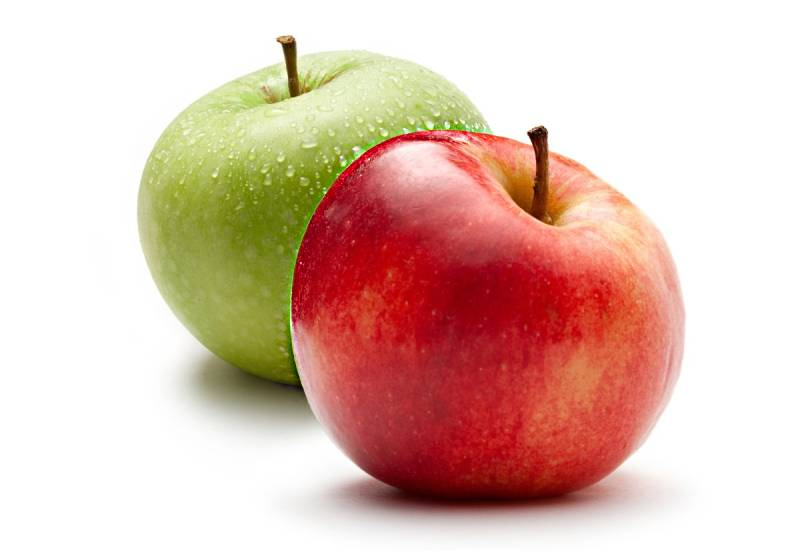
%> input picture image.jpg, 800 x 551 px
$ octave praka.m   (GNU Octave 9; MATLAB toolbox functions it lacks are replaced by stand-ins)
%> lines starting %> are read from the running program, lines starting %| are printed output that depends on the picture
pkg load image
pkg load geometry

im = imread('image.jpg');
%> im is the input picture: size 551x800x3 uint8; mean R, G, B 223.7, 191.6, 179.2
im_bw=(double(im(:,:,1))+double(im(:,:,2))+double(im(:,:,3)))/3;
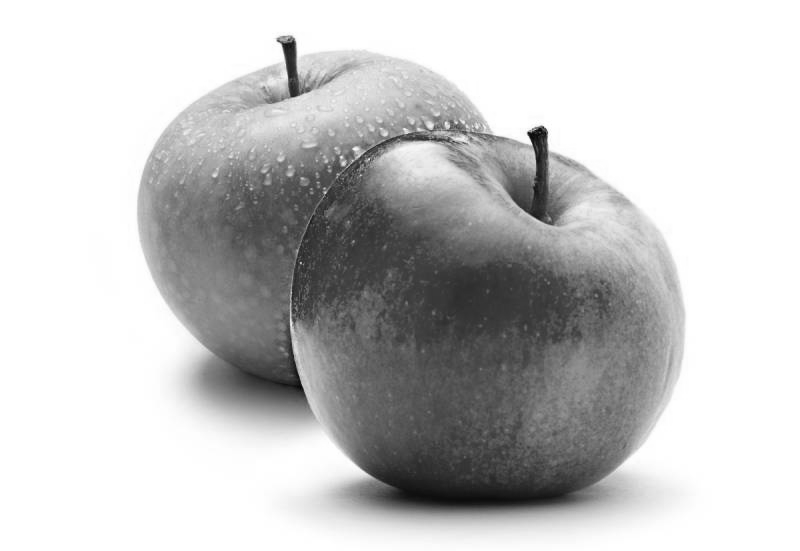
%> im_bw: size 551x800 double; min 3.33, max 255, mean 198.2
im_green = double(im(:,:,2));
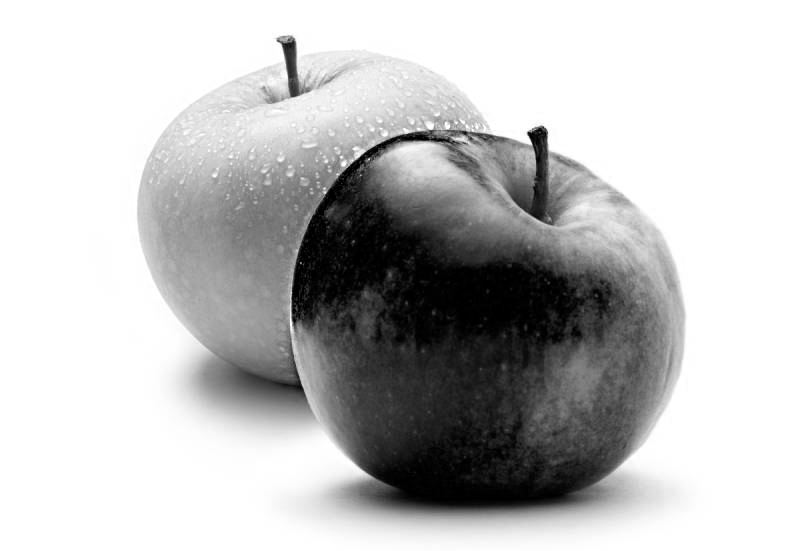
%> im_green: size 551x800 double; min 0, max 255, mean 191.6

im_green(im_green > 190) = 190;
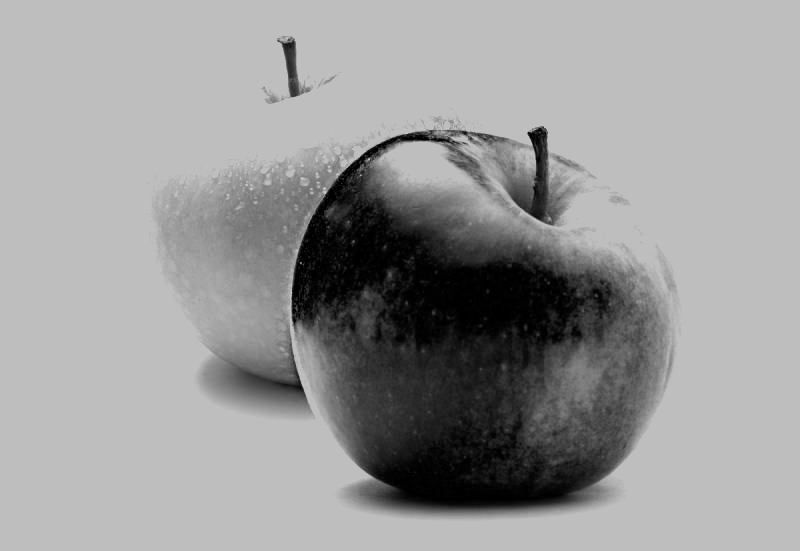
%> im_green: size 551x800 double; min 0, max 190, mean 153.2

imshow(im_green, [0 255])
f =fspecial("gaussian",[5 5],1);
im_f=imfilter(uint8(im_bw),f);

%> (the run ends here)
